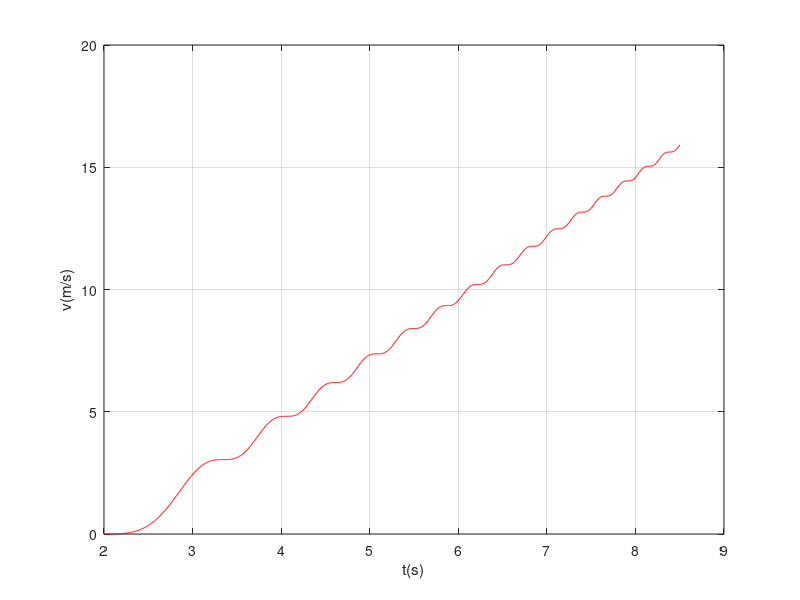

Reproduce this figure in MATLAB.
clc; clear; close all

m=3*1e-3;

t0=2; tf=8.5; N=1000; t=linspace(t0,tf,N); dt=t(2)-t(1);

v0=0; x0=0;

F=15*1e-3*sin(t.^2-3*t+2).^2;

a=F/m;

v=zeros(1,N); v(1)=v0;

for i=1:N-1
 v(i+1)=v(i)+a(i)*dt;
end

figure(1)

plot(t,v,'-r')

xlabel('t(s)'); ylabel('v(m/s)'); grid

disp(v(N)) 